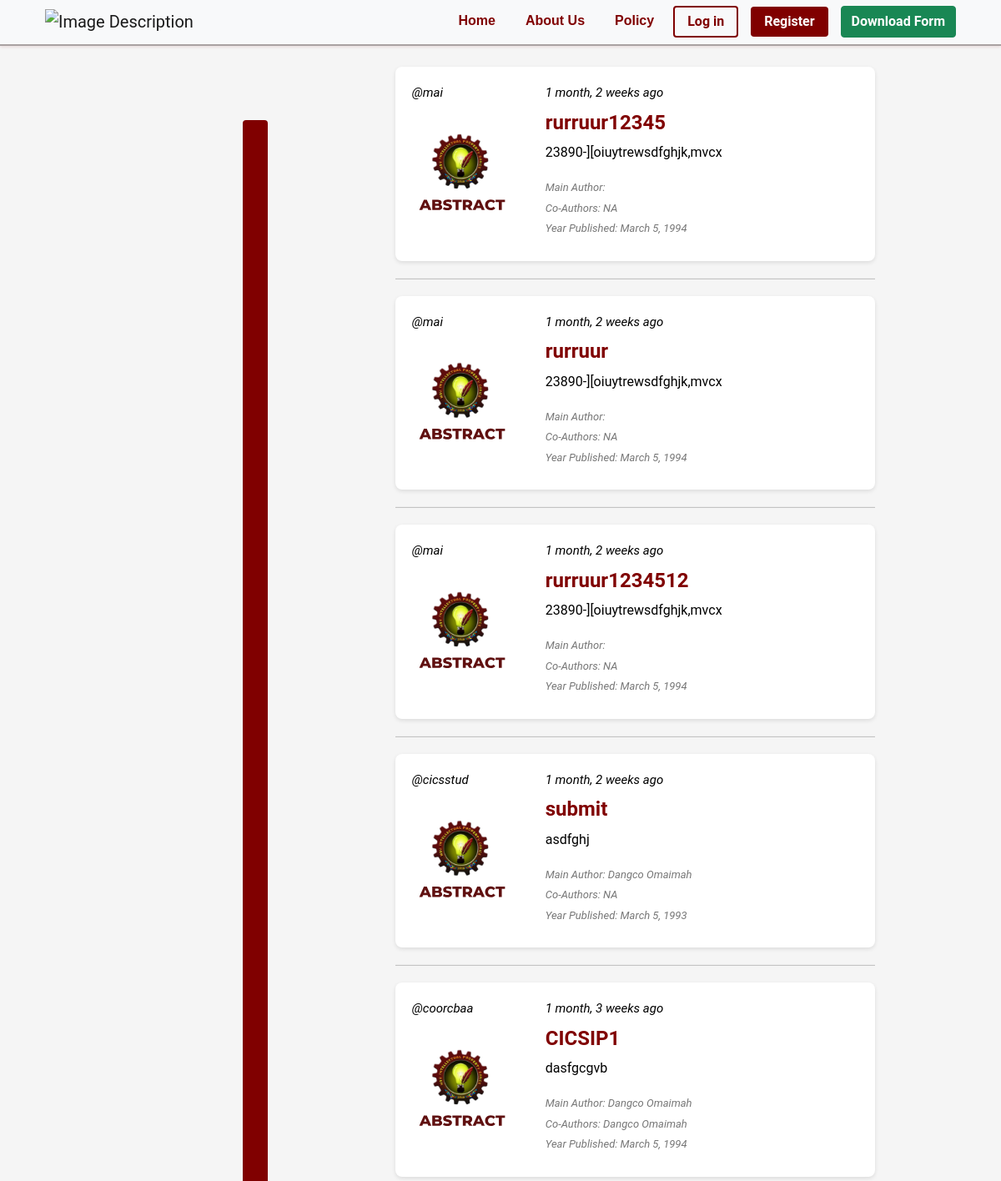
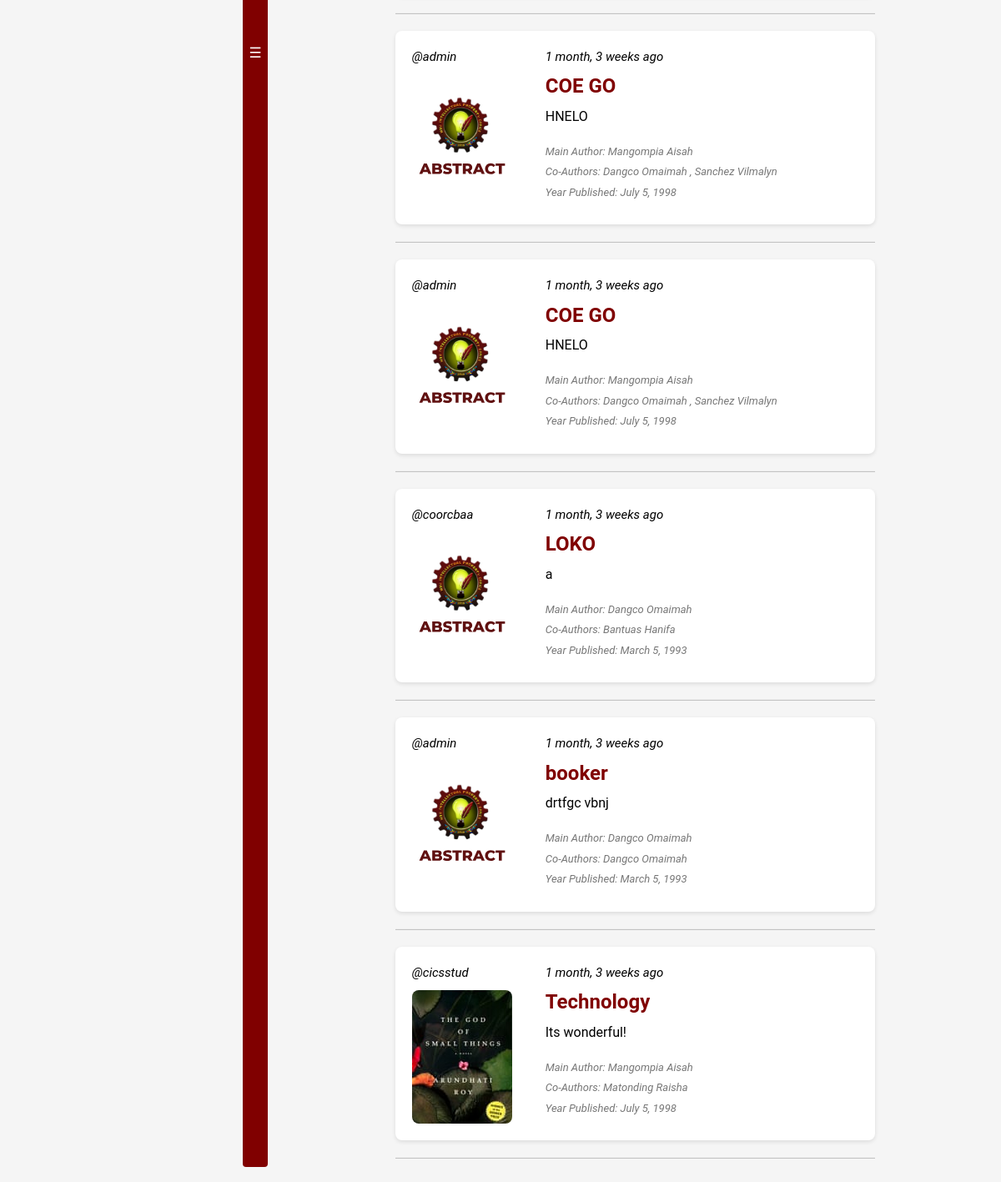
The app's page /room?q=Copyright with its own data (2 pictures, top to bottom).
### core/models.py (models this page shows, shortened)
class IntellectualProperty(models.Model):
    host = models.ForeignKey(User, on_delete=models.CASCADE, related_name='hosted_intellectual_property')
    approvedBy = models.ForeignKey(User, on_delete=models.CASCADE,related_name='approved_intellectual_property', null=True, blank=True)
    college=models.ForeignKey(College,on_delete=models.SET_NULL, null=True)
    department=models.ForeignKey(Department,on_delete=models.SET_NULL, null=True)
    type=models.ForeignKey(Type,on_delete=models.SET_NULL, null=True)
    subtype=models.ForeignKey(SubType,on_delete=models.SET_NULL, null=True)
    created=models.DateTimeField(auto_now_add=True)
    approvedDate=models.DateTimeField(auto_now_add=True, null=True, blank=True)
    disapprovedDate=models.DateTimeField(auto_now_add=True, null=True, blank=True)
    updated=models.DateTimeField(auto_now=True)
    tittle = models.CharField(unique=False,max_length=100)
    description = models.TextField(max_length=100)
    file =models.FileField(upload_to='ResearchFile/')
    doc_text_tokens = models.TextField(blank=True, default='')
    cover =models.ImageField(null=True,blank=True,upload_to='cover/', default="Abtract Cover.svg")
    year=models.DateField(null=True)#datetimefield
    author = models.ManyToManyField(User, related_name='authored_intellectual_property')
    mainauthor= models.ForeignKey(User, null=True, blank=True, on_delete=models.CASCADE, related_name='mainauthorfirstname_intellectual_property')
    is_approved = models.BooleanField(default=False)
    is_pending= models.BooleanField(default=True)
    ipviews=models.IntegerField(default=0, null=True, blank=True)
    class Meta:
        ordering = ['-updated','-created']

class User (AbstractUser):
    is_coordinator=models.BooleanField(default=False)
    is_student=models.BooleanField(default=False)
    is_authenticated = models.BooleanField(default=False)
    is_activated = models.BooleanField(default=False)
    first_name = models.CharField(max_length=50, null=True)
    last_name = models.CharField(max_length=50, null=True)
    email = models.EmailField(max_length=50, null=True)
    profile = models.ImageField(null=True, default="profile-default.svg")
    id_number = models.CharField(max_length=50, null=True)
    college=models.ForeignKey('College',on_delete=models.SET_NULL, null=True)
    department=models.ForeignKey('Department',on_delete=models.SET_NULL, null=True)

### core/views.py (the view)
# urls.py: path('room', views.room, name='room'),
def room(request):
    query = request.GET.get('q', '')
    search_performed = False
    IP = IntellectualProperty.objects.all()
    IP_count = IP.count()
    if query:
        IP = IntellectualProperty.objects.filter(
            Q(type__type__icontains=query) |
            Q(college__name__icontains=query) |
            Q(description__icontains=query) |
            Q(tittle__icontains=query) |
            Q(author__username__icontains=query),
            is_approved = True
        )
        search_performed = True
    else:
        IP = IntellectualProperty.objects.all()
        search_performed = False
    topics = College.objects.all()
    types = Type.objects.all()
    context = {
        'IP': IP,
        'topics': topics,
        'types': types,
        'IP_count': IP_count,
        'search_performed': search_performed,
        'query': query,
    }
    return render(request, 'room.html', context)

### core/templates/room.html (shortened to what this page needs)
{% extends "master.html" %}
        {% block content %}
        {% if search_performed %}
        {% if IP %}
            <div class="room-container">
                <button style="margin-top: 4rem" class="toggle-button" onclick="toggleFilter()">☰</button>
                <div id="room-content">
                    {% if not IP %}
                    <div class="no-results visible">
                        <p>No results found for "{{ query }}"</p>
                    </div>
                    {% else %}
                        {% for ip in IP %}
                        <div class="roomcontent">
                            <div>
                                <span>@{{ ip.host.username }} </span>
                                <a href="/IntellectualProperty/{{ ip.id }}">
                                    {% if ip.cover %}
                                    <img src="{{ ip.cover.url }}" alt="Cover Image" class="cover-image" />
                                    {% else %}
                                    NA
                                    {% endif %}
                                </a>
                            </div>
                            <div class="text-content">
                                <span>{{ ip.created|timesince }} ago</span>
                                <h1>{{ ip.tittle }}</h1>
                                <p>{{ ip.description }}</p>
                                <small>Main Author: {{ip.mainauthor.last_name }} {{ip.mainauthor.first_name }} </small>
                                <small>Co-Authors: {% for author in ip.author.all %}
                                                   {{ author.last_name}} {{author.first_name}} {% if not forloop.last %}, {%endif%}
                                                   {%empty%}
                                                      NA
                                                    {%endfor%}</small>
                                <small>Year Published: {{ ip.year }}</small>
                            </div>
                        </div>
                        <hr style="width: 100%; ">
                        {% endfor %}
                    {% endif %}
                </div>
            </div>
        {% endif %}
    {% endif %}
    {% endblock %}

### MAIN/templates/master.html (shortened to what this page needs)
{% load static %}
<!DOCTYPE html>
<html>
<head>
    {% load bootstrap5 %}
    {% bootstrap_css %}
    <link rel="stylesheet" href="{% static 'css/styles.css' %}">
    <link rel="stylesheet" href="https://cdnjs.cloudflare.com/ajax/libs/font-awesome/6.0.0-beta3/css/all.min.css">
    <link rel="stylesheet" href="https://stackpath.bootstrapcdn.com/bootstrap/4.5.2/css/bootstrap.min.css">
    <link href="https://cdn.jsdelivr.net/npm/bootstrap@5.0.0-beta3/dist/css/bootstrap.min.css" rel="stylesheet">
</head>
<body>
    <nav class="navbar navbar-expand-lg navbar-light bg-light">
        <div class="container">
            <a class="navbar-brand" href="/">
                <img src="{% static 'admin/img/logooo.png' %}" alt="Image Description">
            </a>
            <div class="collapse navbar-collapse" id="navbarNav">
             <ul class="navbar-nav ms-auto mb-2 mb-lg-0">
                <li class="nav-item">
                    <a class="nav-link active" aria-current="page" href="{% url 'home' %}">Home</a>
                </li>
                <li class="nav-item">
                    <a class="nav-link active" aria-current="page" href="{% url 'about' %}">About Us</a>
                </li>
                <li class="nav-item">
                    <a class="nav-link active" aria-current="page" href="{% url 'policy' %}">Policy</a>
                </li>
                {% if user.is_authenticated %}
                <li class="nav-item dropdown">
                    <a class="nav-link dropdown-toggle active" href="#" id="navbarDropdown" role="button" data-bs-toggle="dropdown" aria-expanded="false">
                        My Profile
                    </a>
                    <ul class="dropdown-menu" aria-labelledby="navbarDropdown">
                        <li><a class="dropdown-item" style= "font-weight: bold;" href="{% url 'profile' request.user.id %}">My Profile</a></li>
                        <li><a class="dropdown-item" style= "font-weight: bold;" href="{% url 'AddIntellectualProperty' request.user.id %}">Upload IP Asset</a></li>
                        <li><a class="dropdown-item" style= "font-weight: bold;" href="{% url 'UploadedIP' %}">My IP's Upload</a></li>
                        <li><a class="dropdown-item" style= "font-weight: bold;" href="{% url 'LogoutView' %}">Log Out</a></li>
                    </ul>
                </li>
                {% else %}
                <li class="nav-item">
                    <a class="btn btn-login" href="{% url 'LoginView' %}" >Log in</a>
                </li>
                <li class="nav-item">
                    <a class="btn btn-register"  href="{% url 'RegisterView' %}"  >Register</a>
                </li>
                {% endif %}
                <li class="nav-item">
                    <a href="{% static 'form/Non-Disclosure-Agreement.pdf' %}" download class="btn btn-success">Download Form</a>
                </li>
                </ul>
            </div>
        </div>
    </nav>
    {% block content %}
    {% endblock %}
</body>
</html>

### static_files/css/styles.css (style rules this page uses)
body { background-color: #f8f9fa; }
.btn { font-size: 16px; font-weight: bold; }

### MAIN/templates/master.html (style rules this page uses)
.navbar { padding: .3rem 0; box-shadow: rgba(0, 0, 0, 0) 0px 10px 15px -3px; background-color: white; border-bottom: solid 2px rgb(169, 162, 162); box-shadow: rgba(143, 45, 45, 0.16) 0px 1px 4px; position: fixed; top: 0; width: 100%; z-index: 1000; display: flex; align-items: center; }
.navbar-brand { display: flex; align-items: center; }
.navbar-brand img { width: 225px; }
.navbar-nav { display: flex; align-items: center; }
.navbar-nav .nav-link { color: #800000 !important; font-family: "Helvetica", sans-serif; transition: color 0.5s ease, border-bottom-color 0.5s ease; border-bottom: 3px solid transparent; margin-left: 20px; font-size: 1rem; font-weight: bold; }
.navbar-nav .nav-item .btn { margin-left: 15px; font-size: 1rem; font-weight: bold; }
.btn-login { color: maroon; transition: background-color 0.3s ease; padding: 5px 15px; border: 2px solid maroon; }
.btn-register { background-color: #800000; color: white; transition: background-color 0.3s ease; padding: 5px 15px; }

### core/templates/room.html (style rules this page uses)
body { font-family: 'Roboto', sans-serif; color: #333; margin: 0; padding: 0; background-color: #f5f5f5; }
.room-container { display: grid;e grid-template-columns: 1fr 4fr; gap: 1px; margin: 5rem auto; max-width: 800px; padding: 0 1rem; margin-right: 135px; position: relative; }
.roomcontent { background-color: #fff; padding: 20px; background:#ffffff; border-radius: 8px; box-shadow: 0 2px 5px rgba(0, 0, 0, 0.1); display: flex; align-items: flex-start; gap: 40px; }
.cover-image { width: 120px; height: 160px; object-fit: cover; border-radius: 8px; }
.roomcontent .text-content { flex: 1; }
.roomcontent h1 { color: maroon; font-weight: bold; font-size: 24px; margin-bottom: 10px; }
.roomcontent p { font-size: 16px; color: black; margin-bottom: 20px; text-align: justify; }
.roomcontent small { font-size: 13px; color: #777; font-style: italic; display: block; margin-bottom: 5px; }
.roomcontent span { color: black; font-style: italic; font-size: 15px; display: block; margin-bottom: 10px; }
hr { border: none; border-top: 1px solid #ddd; margin: 20px 0; }
.toggle-button { display: none; background-color: maroon; color: white; border: none; padding: 1px; width: 30px; border-radius: 4px; cursor: pointer; font-size: 17px; text-align: center; margin: 10px; }
@media (max-width: 1200px) { .room-container { grid-template-columns: 1fr 3fr; } }
@media (max-width: 1200px) { .toggle-button { display: block; } }

### records on screen
IntellectualProperty: host.username "mai", cover (picture), created "1 month, 2 weeks", tittle "rurruur12345", description "23890-][oiuytrewsdfghjk,mvcx", year "March 5, 1994"
IntellectualProperty: host.username "mai", cover (picture), created "1 month, 2 weeks", tittle "rurruur", description "23890-][oiuytrewsdfghjk,mvcx", year "March 5, 1994"
IntellectualProperty: host.username "mai", cover (picture), created "1 month, 2 weeks", tittle "rurruur1234512", description "23890-][oiuytrewsdfghjk,mvcx", year "March 5, 1994"
IntellectualProperty: host.username "cicsstud", cover (picture), created "1 month, 2 weeks", tittle "submit", description "asdfghj", mainauthor.last_name "Dangco", mainauthor.first_name "Omaimah", year "March 5, 1993"
IntellectualProperty: host.username "coorcbaa", cover (picture), created "1 month, 3 weeks", tittle "CICSIP1", description "dasfgcgvb", mainauthor.last_name "Dangco", mainauthor.first_name "Omaimah", year "March 5, 1994"
User: last_name "Dangco", first_name "Omaimah"
IntellectualProperty: host.username "admin", cover (picture), created "1 month, 3 weeks", tittle "COE GO", description "HNELO", mainauthor.last_name "Mangompia", mainauthor.first_name "Aisah", year "July 5, 1998"
User: last_name "Sanchez", first_name "Vilmalyn"
IntellectualProperty: host.username "coorcbaa", cover (picture), created "1 month, 3 weeks", tittle "LOKO", description "a", mainauthor.last_name "Dangco", mainauthor.first_name "Omaimah", year "March 5, 1993"
User: last_name "Bantuas", first_name "Hanifa"
IntellectualProperty: host.username "admin", cover (picture), created "1 month, 3 weeks", tittle "booker", description "drtfgc vbnj", mainauthor.last_name "Dangco", mainauthor.first_name "Omaimah", year "March 5, 1993"
IntellectualProperty: host.username "cicsstud", cover (picture), created "1 month, 3 weeks", tittle "Technology", description "Its wonderful!", mainauthor.last_name "Mangompia", mainauthor.first_name "Aisah", year "July 5, 1998"
User: last_name "Matonding", first_name "Raisha"
